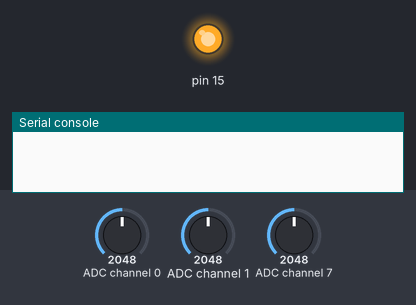
This program was run on a simulated MicroPython board. On the bench: output pins drawn as LEDs (lit = HIGH), the last lines printed to the serial console. The inputs (shaded band) are chosen by the test bench; at power-on: ADC channel 7 = 2048, ADC channel 0 = 2048, ADC channel 1 = 2048 (analog values on the 0–4095 scale). Library files of the repository ran but are not shown: ads1220.py; pins used as bus, display or sensor lines are not drawn.

Above: at 0.1 s.
At 1.4 s:
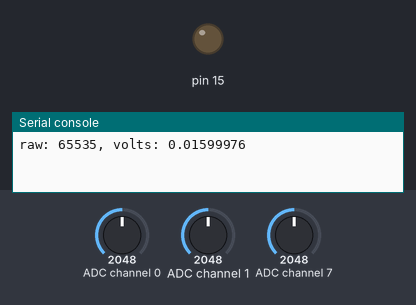
1.5 s: ADC channel 7 set to 2866
5.4 s: ADC channel 7 set to 3972
Timing chart, 0 to 8.4 s (numbered marks = the images above; inputs shaded):
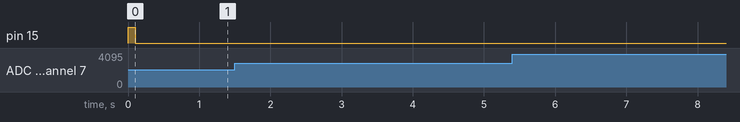

The program:

demo_no_wait.py
```python
"""ADS1220 example (poll without wating)."""
from time import sleep
from machine import Pin, SPI  # type: ignore
from ads1220 import ADC

cs = 15  # Chip select pin
drdy = 27  # Data ready pin
spi = SPI(1,
          baudrate=10000000,  # 10 MHz (try lower speed to troubleshoot)
          sck=Pin(14),
          mosi=Pin(13),
          miso=Pin(12),
          phase=1)  # ADS1220 uses SPI mode 1
adc = ADC(spi, cs, drdy)


def test():
    """Test code."""
    vref = 2.048  # Internal voltage reference
    res = 8388607  # ADC resolution 23 bit (2^23, assumes 1 bit polarity)

    adc.conversion_continuous()  # Set continuous conversion mode
    adc.start_conversion()  # Start conversions
    adc.select_channel(0)  # Select channel 0 (0 to 3 ADC channels)
    sleep(.1)  # Ensure ADC ready

    try:
        while True:
            reading = adc.read_no_wait()
            v = reading * vref / res
            print("raw: {0}, volts: {1}".format(reading, v))
            sleep(3)
    except KeyboardInterrupt:
        print("\nCtrl-C pressed to exit.")
    finally:
        adc.power_down()
        spi.deinit()


test()
```
